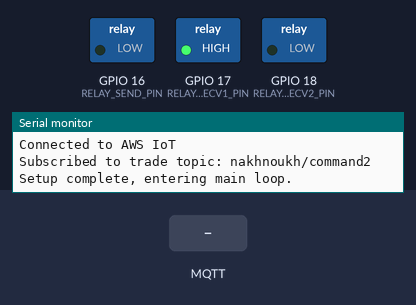
This sketch was run on a simulated ESP32. Parts: switched loads named in the sketch (green lamp = pin HIGH), the last lines printed to the serial monitor. Inputs (shaded band) come from the test bench. WiFi joins after 1.5 s; servers stay silent unless stated; the local clock reads 2024-03-15 10:24:30 at power-on unless the sketch sets it; random numbers use the default seed unless the sketch sets one; EEPROM starts erased; no MQTT or app messages arrive unless stated.

Above: at 3.7 s.
3.8 s: MQTT message "1" arrives on the first subscribed topic
At 4.7 s:
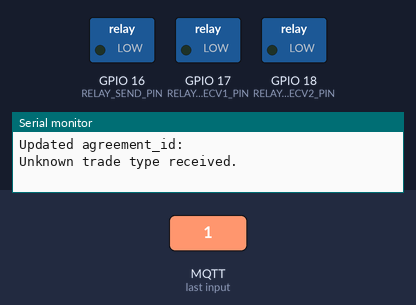
5.3 s: MQTT message "buy" arrives on the first subscribed topic
Timing chart, 0 to 8.3 s (numbered marks = the images above; inputs shaded):
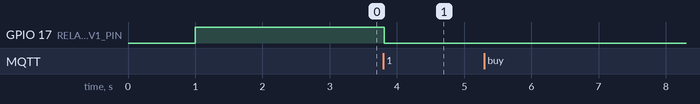

Measured:
- after the input at 3.8 s, GPIO 17 (RELAY_RECV1_PIN): HIGH → LOW at once

The sketch:

ESP32-Control.ino
```cpp
#include <WiFi.h>
#include <WiFiClientSecure.h>
#include <PubSubClient.h>
#include <ArduinoJson.h>
#include <EEPROM.h>
#include <time.h>

// **************************************
// AWS IoT Certificates and Connection Info
// **************************************
const char* AWS_IOT_ENDPOINT = "something that should not be shown publicly-ats.iot.eu-west-1.amazonaws.com";
const char* AWS_IOT_CERT = R"EOF(
-----BEGIN CERTIFICATE-----
// something that should not be shown publicly
-----END CERTIFICATE-----
)EOF";

const char* AWS_IOT_PRIVATE_KEY = R"EOF(
-----BEGIN RSA PRIVATE KEY-----
// something that should not be shown publicly
-----END RSA PRIVATE KEY-----
)EOF";

const char* AWS_IOT_ROOT_CA = R"EOF(
-----BEGIN CERTIFICATE-----
// something that should not be shown publicly
-----END CERTIFICATE-----
)EOF";

// **************************************
// WiFi Settings & Trade Topic
// **************************************
const char* WIFI_SSID = "TECNO";
const char* WIFI_PASSWORD = "abed2003";

// Define the trade topic. (For this control ESP32, we subscribe to the trade messages.)
const char* AWS_IOT_TRADE_TOPIC = "nakhnoukh/command2";

// **************************************
// Relay and EEPROM Settings
// **************************************
// Relay pins (active LOW means HIGH keeps the relay off)
#define RELAY_SEND_PIN   16  // 1-channel relay (sending power)
#define RELAY_RECV1_PIN  17  // 2-channel relay channel 1 (e.g., solar panel)
#define RELAY_RECV2_PIN  18  // 2-channel relay channel 2 (e.g., other prosumer)

// EEPROM parameters for storing agreement_id
#define EEPROM_SIZE         512
#define AGREEMENT_ID_ADDR   0
#define MAX_ID_LENGTH       64

// **************************************
// Global Variables and Objects
// **************************************
WiFiClientSecure wifiClient;
PubSubClient mqttClient(wifiClient);

// For time synchronization
bool timeIsSynchronized = false;
const char* NTP_SERVER = "pool.ntp.org";
const long GMT_OFFSET_SEC = 10800;   // UTC+3
const int DAYLIGHT_OFFSET_SEC = 0;

// **************************************
// Function Prototypes
// **************************************
void setupWiFi();
void setupTime();
void setupAWS();
bool reconnect();
void mqttCallback(char* topic, byte* payload, unsigned int length);
void processTrade(const char* type, float energy_amount, const char* agreement_id);
void controlRelayForBuy();
void controlRelayForSell();
void storeAgreementId(const char* id);

// **************************************
// WiFi Setup
// **************************************
void setupWiFi() {
  Serial.print("Connecting to WiFi network: ");
  Serial.println(WIFI_SSID);
  WiFi.mode(WIFI_STA);
  WiFi.begin(WIFI_SSID, WIFI_PASSWORD);
  int attempts = 0;
  while (WiFi.status() != WL_CONNECTED && attempts < 80) {
    delay(500);
    Serial.print(".");
    attempts++;
  }
  if (WiFi.status() == WL_CONNECTED) {
    Serial.println("\nWiFi connected");
    Serial.print("IP address: ");
    Serial.println(WiFi.localIP());
  } else {
    Serial.println("\nFailed to connect to WiFi.");
  }
}

// **************************************
// Time Setup (required for TLS/SSL)
// **************************************
void setupTime() {
  // Configure time with NTP - THIS IS CRITICAL FOR TLS/SSL
  Serial.println("Setting up time synchronization (UTC+3)...");
  configTime(GMT_OFFSET_SEC, DAYLIGHT_OFFSET_SEC, NTP_SERVER);

  Serial.print("Waiting for NTP time sync: ");
  time_t now = time(nullptr);
  int attempts = 0;
  while (now < 24 * 3600 * 2 && attempts < 100) {
    // esp_task_wdt_reset();
    delay(500);
    Serial.print(".");
    now = time(nullptr);
    attempts++;
  }
  Serial.println("");

  if (now > 8 * 3600 * 2) {
    struct tm timeinfo;
    localtime_r(&now, &timeinfo); // Use localtime_r instead of gmtime_r to apply the timezone offset
    Serial.print("Current time (UTC+3): ");
    Serial.print(asctime(&timeinfo));
    timeIsSynchronized = true;
  } else {
    Serial.println("Failed to get time sync - this may cause TLS connection issues!");
  }
}

// **************************************
// AWS IoT Setup
// **************************************
void setupAWS() {
  // Set AWS certificates on the secure WiFi client
  wifiClient.setCACert(AWS_IOT_ROOT_CA);
  wifiClient.setCertificate(AWS_IOT_CERT);
  wifiClient.setPrivateKey(AWS_IOT_PRIVATE_KEY);

  // Configure MQTT
  mqttClient.setServer(AWS_IOT_ENDPOINT, 8883);
  mqttClient.setCallback(mqttCallback);
  mqttClient.setBufferSize(512);

  Serial.println("AWS IoT configuration complete.");
}

// **************************************
// MQTT Callback - Parse Trade JSON and Process It
// **************************************
// Expected JSON structure:
// {
//   "type": "buy" or "sell",
//   "energy_amount": <value in KWH>,
//   "agreement_id": "some_generated_id"
// }
void mqttCallback(char* topic, byte* payload, unsigned int length) {
  Serial.print("Message received on topic [");
  Serial.print(topic);
  Serial.println("]");

  StaticJsonDocument<256> jsonDoc;
  DeserializationError error = deserializeJson(jsonDoc, payload, length);
  if (error) {
    Serial.print("JSON parsing failed: ");
    Serial.println(error.c_str());
    return;
  }

  const char* type = jsonDoc["type"];
  float energy_amount = jsonDoc["energy_amount"];
  const char* agreement_id = jsonDoc["agreement_id"];

  Serial.print("Parsed trade - Type: ");
  Serial.print(type);
  Serial.print(", Energy: ");
  Serial.print(energy_amount);
  Serial.print(" KWH, Agreement ID: ");
  Serial.println(agreement_id);

  processTrade(type, energy_amount, agreement_id);
}

// **************************************
// Process Trade Command - Store Agreement ID and Control Relays
// **************************************
void processTrade(const char* type, float energy_amount, const char* agreement_id) {
  // Store the agreement ID in EEPROM
  storeAgreementId(agreement_id);

  // Act on the trade type
  if (strcmp(type, "buy") == 0) {
    controlRelayForBuy();
    Serial.println("Relays set for RECEIVING power (buy).");
  } else if (strcmp(type, "sell") == 0) {
    controlRelayForSell();
    Serial.println("Relays set for SENDING power (sell).");
  } else {
    Serial.println("Unknown trade type received.");
    controlRelayForIdle();
  }
}

// **************************************
// Relay Control for "buy" (Receiving Power)
// **************************************
void controlRelayForIdle() {
  digitalWrite(RELAY_SEND_PIN, LOW);    // Sending relay ON (active LOW)
  // Optionally, you can set the 2-channel relay to a safe state:
  digitalWrite(RELAY_RECV1_PIN, LOW);
  digitalWrite(RELAY_RECV2_PIN, LOW);
}

// **************************************
// Relay Control for "buy" (Receiving Power)
// **************************************
void controlRelayForBuy() {
  // For receiving power:
  // Activate channel 2 (other prosumer) on the 2-channel relay,
  // and ensure the sending relay is OFF.
  digitalWrite(RELAY_RECV1_PIN, HIGH);  // Channel 1 off (e.g., solar off)
  digitalWrite(RELAY_RECV2_PIN, HIGH);   // Channel 2 ON (other prosumer)
  digitalWrite(RELAY_SEND_PIN, LOW);   // Sending relay OFF
}

// **************************************
// Relay Control for "sell" (Sending Power)
// **************************************
void controlRelayForSell() {
  // For sending power:
  // Activate the sending relay.
  digitalWrite(RELAY_SEND_PIN, HIGH);    // Sending relay ON (active LOW)
  // Optionally, you can set the 2-channel relay to a safe state:
  digitalWrite(RELAY_RECV1_PIN, LOW);
  digitalWrite(RELAY_RECV2_PIN, LOW);
}

// **************************************
// Store Agreement ID in EEPROM
// **************************************
void storeAgreementId(const char* id) {
  // Read existing
  char oldId[MAX_ID_LENGTH];
  for (int i = 0; i < MAX_ID_LENGTH; i++) {
    oldId[i] = EEPROM.read(AGREEMENT_ID_ADDR + i);
  }

  if (strcmp(oldId, id) == 0) {
    // Same ID, nothing to do
    return;
  }

  // Write new ID in place
  int len = strlen(id);
  int i = 0;
  for (; i < len && i < MAX_ID_LENGTH - 1; i++) {
    EEPROM.write(AGREEMENT_ID_ADDR + i, id[i]);
  }
  EEPROM.write(AGREEMENT_ID_ADDR + i, '\0');  // terminate
  EEPROM.commit();
  Serial.print("Updated agreement_id: ");
  Serial.println(id);
}


// **************************************
// Reconnect to AWS IoT MQTT Broker
// **************************************
bool reconnect() {
  if (WiFi.status() != WL_CONNECTED) {
    Serial.println("WiFi not connected.");
    return false;
  }

  Serial.println("Attempting MQTT connection...");
  String clientId = "ESP32Client-" + String(random(0xffff), HEX);
  if (mqttClient.connect(clientId.c_str())) {
    Serial.println("Connected to AWS IoT");
    // Subscribe to the trade topic
    if (mqttClient.subscribe(AWS_IOT_TRADE_TOPIC)) {
      Serial.print("Subscribed to trade topic: ");
      Serial.println(AWS_IOT_TRADE_TOPIC);
    } else {
      Serial.println("Failed to subscribe to trade topic.");
    }
    return true;
  } else {
    Serial.print("MQTT connect failed, state=");
    Serial.println(mqttClient.state());
    return false;
  }
}

// **************************************
// Arduino Setup
// **************************************
void setup() {
  // Configure Task Watchdog Timer (TWDT)
esp_task_wdt_config_t twdt_config = {
    .timeout_ms = 25000,    // 25-second timeout
    .trigger_panic = true   // Trigger panic on timeout
};
esp_task_wdt_init(&twdt_config);
  Serial.begin(115200);
  delay(1000);

  // Initialize EEPROM with the specified size
  EEPROM.begin(EEPROM_SIZE);

  // Set up relay pins
  pinMode(RELAY_SEND_PIN, OUTPUT);
  pinMode(RELAY_RECV1_PIN, OUTPUT);
  pinMode(RELAY_RECV2_PIN, OUTPUT);

  // Ensure relays are OFF (active LOW means HIGH is off)
  digitalWrite(RELAY_SEND_PIN, LOW);
  digitalWrite(RELAY_RECV1_PIN, HIGH);
  digitalWrite(RELAY_RECV2_PIN, LOW);

  // Initialize WiFi, time and AWS IoT connection
  setupWiFi();
  setupTime();
  setupAWS();

  // Attempt an initial MQTT connection
  if (!mqttClient.connected()) {
    reconnect();
  }

  Serial.println("Setup complete, entering main loop.");
}

// **************************************
// Main Loop
// **************************************
void loop() {
  if (!mqttClient.connected()) {
    reconnect();
  }
  mqttClient.loop();
}
```
